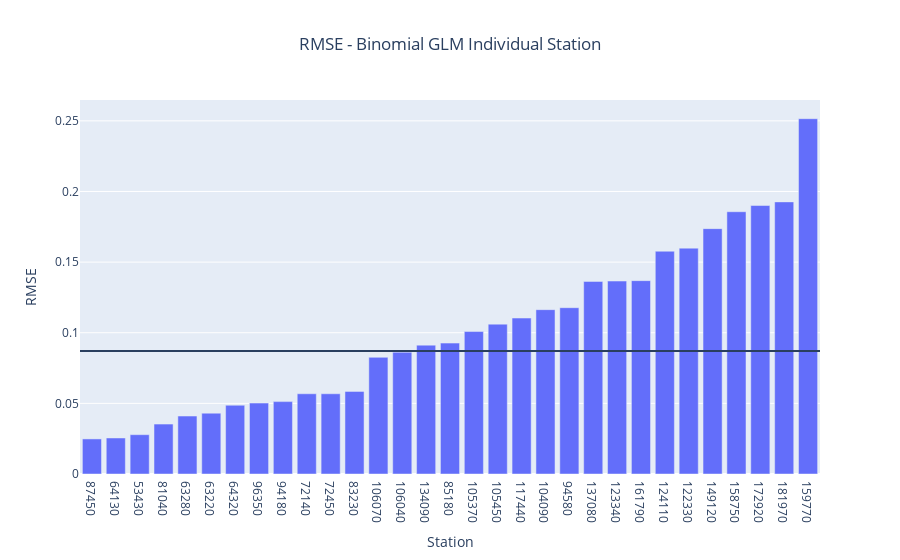

Notebook code for this chart:
### Code cell
bin_glm_rmse_indiv = px.bar( 
    x=[str(x[1]) for x in rmses_indiv_bin_glm], 
    y=[x[0] for x in rmses_indiv_bin_glm],
    title='RMSE - Binomial GLM Individual Station'
    )

bin_glm_rmse_indiv.update_layout(
        title_x=0.5,
        xaxis_title = 'Station',
        yaxis_title = 'RMSE',
        xaxis={'categoryorder':'total ascending'}
    )

bin_glm_rmse_indiv.add_hline(y = np.mean([x[0] for x in rmses_indiv_lin_reg]))

bin_glm_rmse_indiv.show()

### Figure 1 — Plotly figure (JSON) as saved in the notebook; plotly's stock layout.template omitted (floating-point values rounded to 4 significant figures)
{"data": [{"alignmentgroup": "True", "hovertemplate": "x=%{x}<br>y=%{y}<extra></extra>", "legendgroup": "", "marker": {"color": "#636efa", "pattern": {"shape": ""}}, "name": "", "offsetgroup": "", "orientation": "v", "showlegend": false, "textposition": "auto", "type": "bar", "x": ["87450", "64130", "53430", "81040", "63280", "63220", "64320", "96350", "94180", "72140", "72450", "83230", "106070", "106040", "134090", "85180", "105370", "105450", "117440", "104090", "94580", "137080", "123340", "161790", "124110", "122330", "149120", "158750", "172920", "181970", "159770"], "xaxis": "x", "y": [0.02483, 0.0255, 0.02783, 0.03537, 0.04102, 0.04307, 0.04869, 0.05021, 0.05124, 0.05679, 0.0568, 0.05848, 0.0826, 0.08624, 0.09122, 0.09267, 0.1008, 0.1061, 0.1104, 0.1163, 0.1177, 0.1363, 0.1366, 0.1369, 0.1577, 0.1599, 0.1737, 0.1857, 0.1901, 0.1926, 0.2515], "yaxis": "y"}], "layout": {"barmode": "relative", "legend": {"tracegroupgap": 0}, "shapes": [{"type": "line", "x0": 0, "x1": 1, "xref": "x domain", "y0": 0.08709, "y1": 0.08709, "yref": "y"}], "title": {"text": "RMSE - Binomial GLM Individual Station", "x": 0.5}, "xaxis": {"anchor": "y", "categoryorder": "total ascending", "domain": [0, 1], "title": {"text": "Station"}}, "yaxis": {"anchor": "x", "domain": [0, 1], "title": {"text": "RMSE"}}}}
